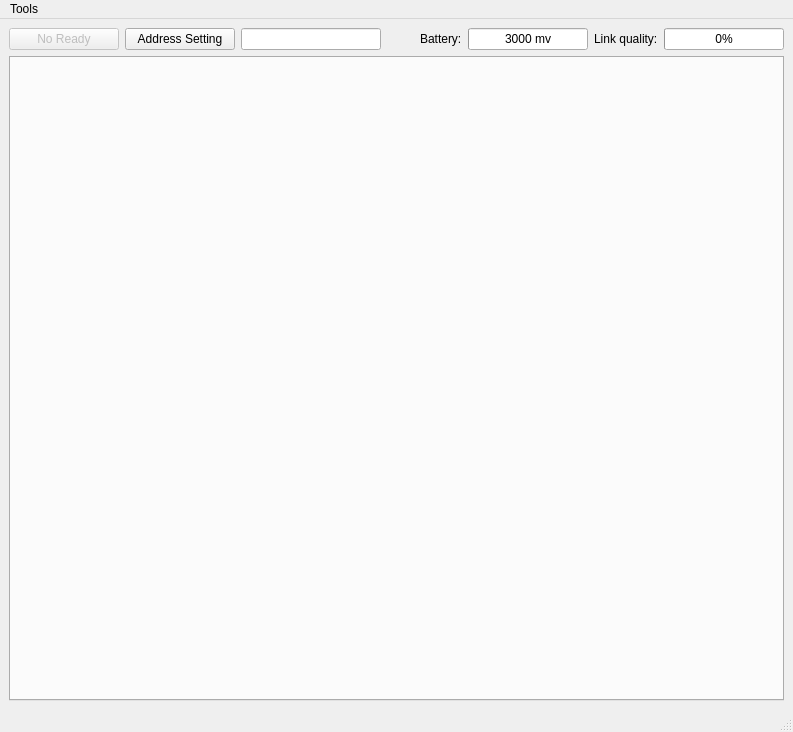
<?xml version="1.0" encoding="UTF-8"?>
<ui version="4.0">
 <class>bbMainWindow</class>
 <widget class="QMainWindow" name="bbMainWindow">
  <property name="geometry">
   <rect>
    <x>0</x>
    <y>0</y>
    <width>793</width>
    <height>732</height>
   </rect>
  </property>
  <property name="windowTitle">
   <string>MainWindow</string>
  </property>
  <widget class="QWidget" name="centralwidget">
   <layout class="QGridLayout" name="gridLayout">
    <item row="0" column="1">
     <layout class="QVBoxLayout" name="verticalLayout">
      <item>
       <layout class="QGridLayout" name="gridLayout_1">
        <item row="0" column="3" colspan="2">
         <spacer name="horizontalSpacer">
          <property name="orientation">
           <enum>Qt::Horizontal</enum>
          </property>
          <property name="sizeHint" stdset="0">
           <size>
            <width>40</width>
            <height>20</height>
           </size>
          </property>
         </spacer>
        </item>
        <item row="0" column="1">
         <widget class="QPushButton" name="addressSetPushButton">
          <property name="minimumSize">
           <size>
            <width>110</width>
            <height>0</height>
           </size>
          </property>
          <property name="text">
           <string>Address Setting</string>
          </property>
         </widget>
        </item>
        <item row="0" column="2">
         <widget class="QLineEdit" name="address">
          <property name="minimumSize">
           <size>
            <width>140</width>
            <height>0</height>
           </size>
          </property>
         </widget>
        </item>
        <item row="0" column="6">
         <widget class="QProgressBar" name="batteryProgressBar">
          <property name="minimumSize">
           <size>
            <width>120</width>
            <height>0</height>
           </size>
          </property>
          <property name="maximumSize">
           <size>
            <width>150</width>
            <height>16777215</height>
           </size>
          </property>
          <property name="minimum">
           <number>3000</number>
          </property>
          <property name="maximum">
           <number>4200</number>
          </property>
          <property name="value">
           <number>3000</number>
          </property>
          <property name="textVisible">
           <bool>true</bool>
          </property>
          <property name="format">
           <string>%v mv</string>
          </property>
         </widget>
        </item>
        <item row="0" column="7">
         <widget class="QLabel" name="linkQualityLabel">
          <property name="text">
           <string>Link quality:</string>
          </property>
         </widget>
        </item>
        <item row="0" column="0">
         <widget class="QPushButton" name="ConnectPushButton">
          <property name="enabled">
           <bool>false</bool>
          </property>
          <property name="minimumSize">
           <size>
            <width>110</width>
            <height>0</height>
           </size>
          </property>
          <property name="text">
           <string>No Ready</string>
          </property>
         </widget>
        </item>
        <item row="0" column="5">
         <widget class="QLabel" name="batteryLabel">
          <property name="text">
           <string>Battery:</string>
          </property>
         </widget>
        </item>
        <item row="0" column="8">
         <widget class="QProgressBar" name="linkQualityProgressBar">
          <property name="minimumSize">
           <size>
            <width>120</width>
            <height>0</height>
           </size>
          </property>
          <property name="maximumSize">
           <size>
            <width>150</width>
            <height>16777215</height>
           </size>
          </property>
          <property name="value">
           <number>0</number>
          </property>
          <property name="textVisible">
           <bool>true</bool>
          </property>
         </widget>
        </item>
       </layout>
      </item>
      <item>
       <widget class="QTabWidget" name="bbTabs"/>
      </item>
     </layout>
    </item>
   </layout>
  </widget>
  <widget class="QMenuBar" name="bbMenubar">
   <property name="geometry">
    <rect>
     <x>0</x>
     <y>0</y>
     <width>793</width>
     <height>17</height>
    </rect>
   </property>
   <widget class="QMenu" name="menuAbout">
    <property name="title">
     <string>Tools</string>
    </property>
    <addaction name="actionSaveConfig"/>
    <addaction name="actionAbout"/>
   </widget>
   <addaction name="menuAbout"/>
  </widget>
  <widget class="QStatusBar" name="bbStatusbar"/>
  <action name="tabsMenuItem">
   <property name="text">
    <string>Tab</string>
   </property>
  </action>
  <action name="actionSaveConfig">
   <property name="text">
    <string>Save Config</string>
   </property>
  </action>
  <action name="actionAbout">
   <property name="text">
    <string>About</string>
   </property>
  </action>
 </widget>
 <resources/>
 <connections/>
</ui>
